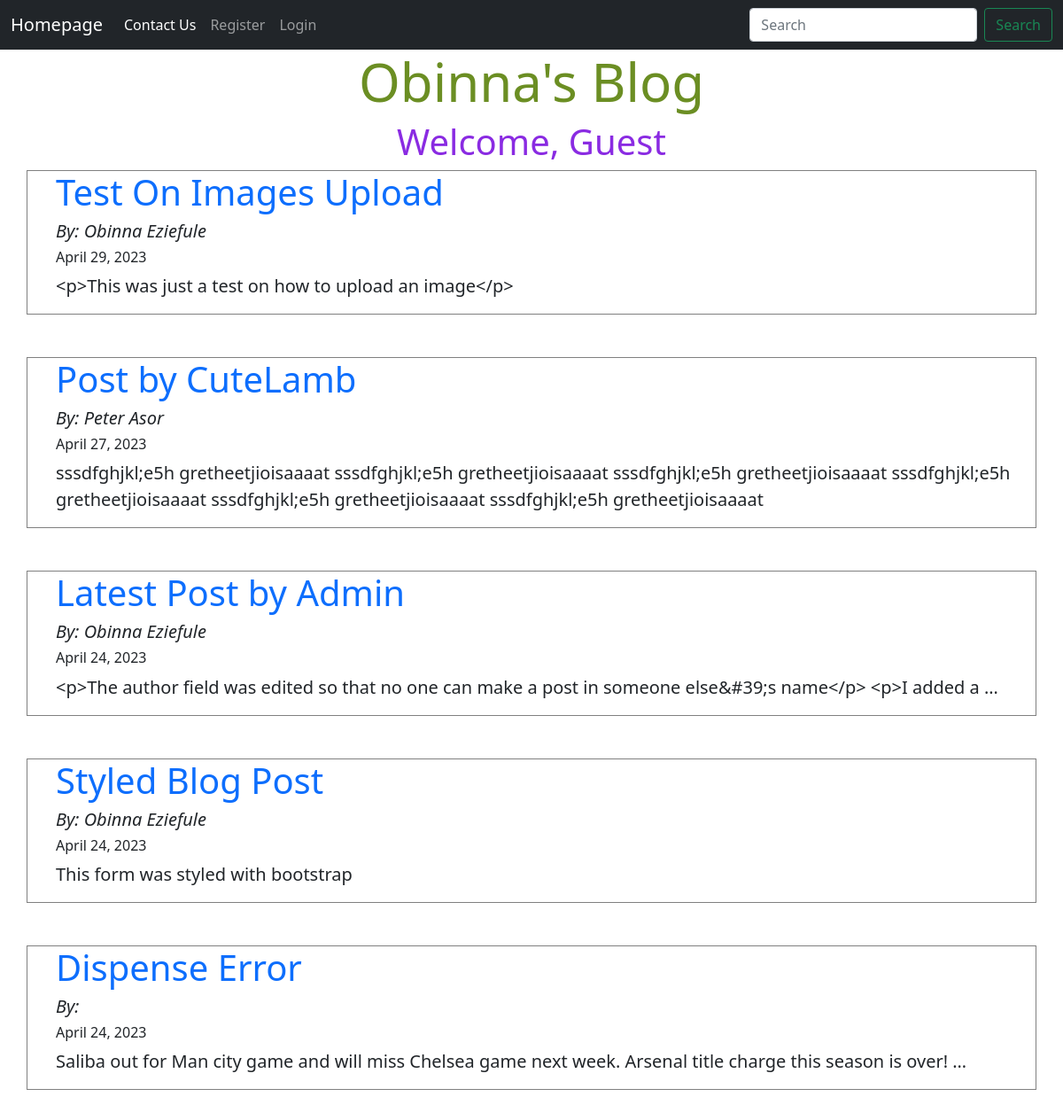
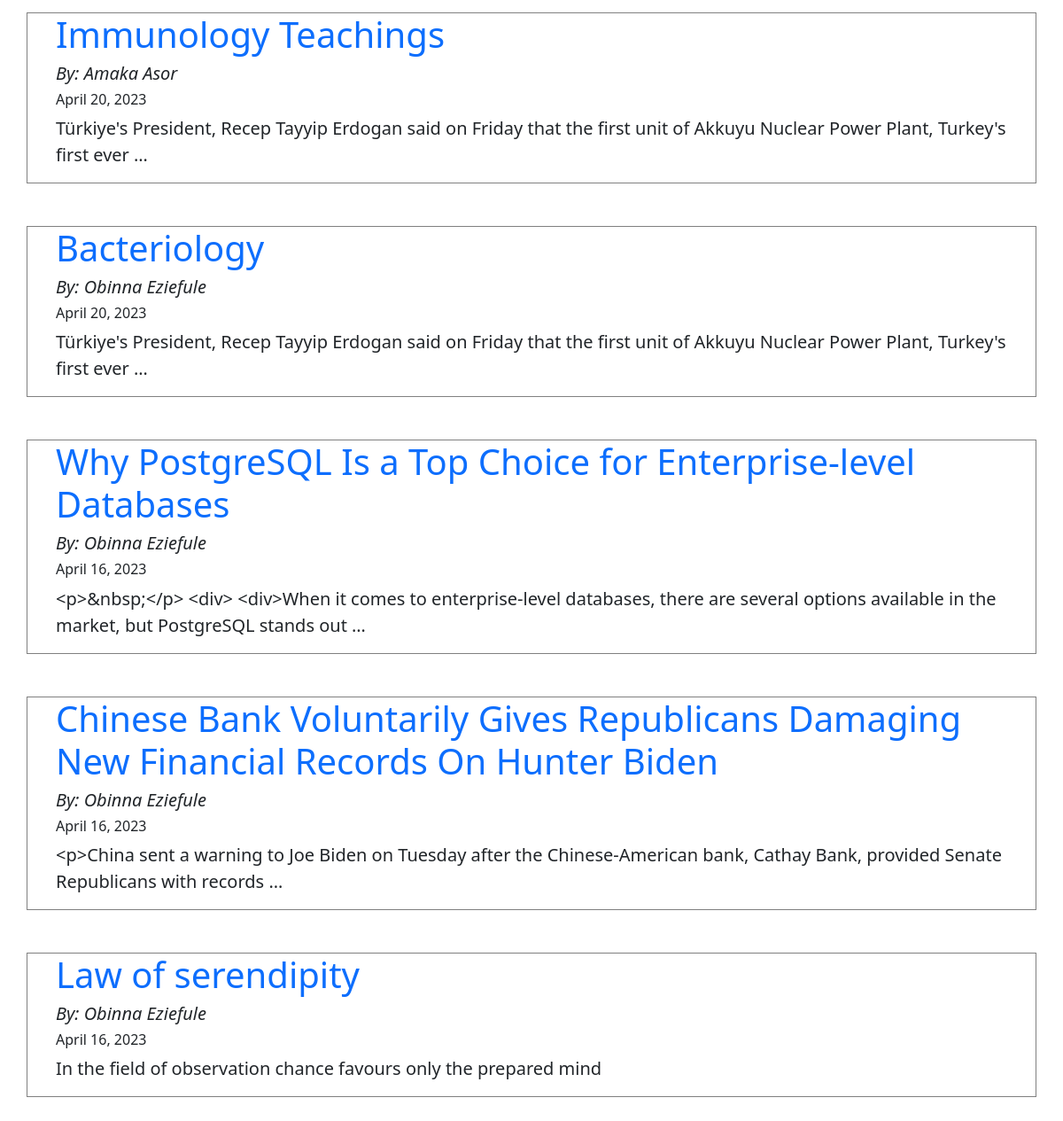
The page / on the database its author committed (2 pictures, top to bottom).
### mypost/models.py (models this page shows, shortened)
class Postdata(models.Model):
    title = models.CharField(max_length=255)
    header_image = models.ImageField(blank=True, null=True, upload_to='images/') # This was added to hold imaages
    title_tag = models.CharField(max_length=255)
    author = models.ForeignKey(User, on_delete=models.CASCADE)
    body = RichTextField(blank = True, null = True)
    published_date = models.DateField(auto_now_add=True)
    category = models.CharField(max_length=255, default='coding')
    likes = models.ManyToManyField(User, related_name='blog_post')

### mypost/views.py (the view)
# urls.py: path('', Homeview.as_view(), name='home'),
class Homeview(ListView):
    model = Postdata
    template_name = 'home.html'

### mypost/templates/home.html (shortened to what this page needs)
{% extends 'base.html' %}
{% block content %}
<h1 style="text-align: center; color: olivedrab; font-size: 60px;">Obinna's Blog</h1>
{% if user.is_authenticated %}
<h1 style="text-align: center; color: blueviolet;">Welcome, {{user.username}}</h1>
{% else %}
<h1 style="text-align: center; color: blueviolet;">Welcome, Guest</h1>
{% endif %}
    {% for post in object_list reversed %}
<div style="border: 1px solid grey;" class="container">
    <div style="margin-left: 20px;" class="cont">
        <h1><a style="text-decoration: none;" href="{% url 'article-details' post.pk %}">{{post.title}}</a></h1>
        <h5 style="font-style: italic;">By: {{post.author.first_name}} {{post.author.last_name}}</h5>
        <h6>{{post.published_date}}</h6>
        <p style="font-size: 20px;">{{post.body|truncatewords:20}}
        </p>
    </div>
</div><br><br>
        {% endfor %}
{% endblock %}

### rows shown on the page
Postdata: title "Test On Images Upload", author.first_name "Obinna", author.last_name "Eziefule", published_date "April 29, 2023", body "<p>This was just a test on how to upload an image</p>"
Postdata: title "Post by CuteLamb", author.first_name "Peter", author.last_name "Asor", published_date "April 27, 2023", body "sssdfghjkl;e5h gretheetjioisaaaat sssdfghjkl;e5h gretheetjioisaaaat sssdfghjkl;e5h gretheetjioisaaaat sssdfghjkl;e5h gretheetjioisaaaat sssdfghjkl;e5h gretheetjioisaaaat sssdfghjkl;e5h gretheetjioisaaaat"
Postdata: title "Latest Post by Admin", author.first_name "Obinna", author.last_name "Eziefule", published_date "April 24, 2023", body "<p>The author field was edited so that no one can make a post in someone else&#39;s name</p> <p>I added a …"
Postdata: title "Styled Blog Post", author.first_name "Obinna", author.last_name "Eziefule", published_date "April 24, 2023", body "This form was styled with bootstrap"
Postdata: title "Dispense Error", published_date "April 24, 2023", body "Saliba out for Man city game and will miss Chelsea game next week. Arsenal title charge this season is over! …"
Postdata: title "Immunology Teachings", author.first_name "Amaka", author.last_name "Asor", published_date "April 20, 2023", body "Türkiye's President, Recep Tayyip Erdogan said on Friday that the first unit of Akkuyu Nuclear Power Plant, Turkey's first ever …"
Postdata: title "Bacteriology", author.first_name "Obinna", author.last_name "Eziefule", published_date "April 20, 2023", body "Türkiye's President, Recep Tayyip Erdogan said on Friday that the first unit of Akkuyu Nuclear Power Plant, Turkey's first ever …"
Postdata: title "Why PostgreSQL Is a Top Choice for Enterprise-level Databases", author.first_name "Obinna", author.last_name "Eziefule", published_date "April 16, 2023", body "<p>&nbsp;</p> <div> <div>When it comes to enterprise-level databases, there are several options available in the market, but PostgreSQL stands out …"
Postdata: title "Chinese Bank Voluntarily Gives Republicans Damaging New Financial Records On Hunter Biden", author.first_name "Obinna", author.last_name "Eziefule", published_date "April 16, 2023", body "<p>China sent a warning to Joe Biden on Tuesday after the Chinese-American bank, Cathay Bank, provided Senate Republicans with records …"
Postdata: title "Law of serendipity", author.first_name "Obinna", author.last_name "Eziefule", published_date "April 16, 2023", body "In the field of observation chance favours only the prepared mind"
